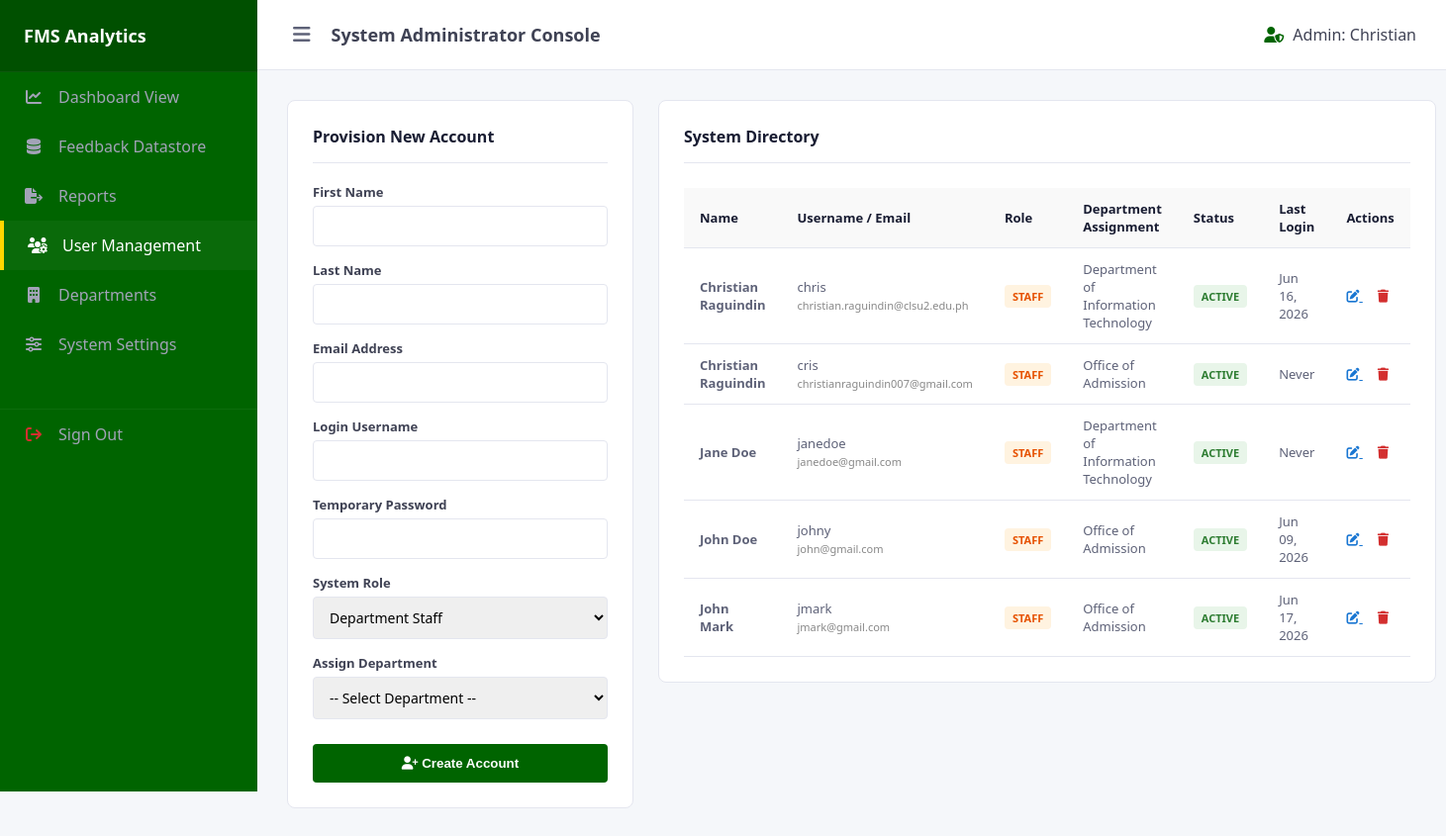
Screenshot of /FMS/public/admin/users.php (signed in) with the database file from the repository.
### tables this page shows
CREATE TABLE `account` (
  `user_id` int(11) NOT NULL,
  `firstname` varchar(100) NOT NULL,
  `lastname` varchar(100) NOT NULL,
  `username` varchar(100) NOT NULL,
  `pasword_hash` varchar(255) NOT NULL,
  `email` varchar(255) NOT NULL,
  `role` varchar(50) NOT NULL,
  `is_active` tinyint(1) DEFAULT 1,
  `last_login` datetime DEFAULT NULL,
  `department_id` int(11) DEFAULT NULL
);

CREATE TABLE `department` (
  `department_id` int(11) NOT NULL,
  `department_name` varchar(255) NOT NULL,
  `description` text DEFAULT NULL
);

### FMS/src/UserManager.php (called while the page is built, shortened)
<?php
class UserManager {
    private $db;
    public function __construct(PDO $databaseConnection) {
        $this->db = $databaseConnection;
    }
    public function getAllUsers($currentUserId) {
        $sql = "SELECT a.user_id, a.firstname, a.lastname, a.username, a.email, a.role, a.is_active, d.department_name, a.last_login
                FROM account a
                LEFT JOIN department d ON a.department_id = d.department_id
                WHERE a.user_id != :current_id
                ORDER BY a.role ASC, a.firstname ASC";
        $stmt = $this->db->prepare($sql);
        $stmt->execute([':current_id' => $currentUserId]);
        return $stmt->fetchAll(PDO::FETCH_ASSOC);
    }
}

### FMS/public/admin/users.php (the view, shortened to what this page needs)
<?php
$dbInstance = new Database();
$pdo = $dbInstance->connect();
$userManager = new UserManager($pdo);
$users = $userManager->getAllUsers($_SESSION['user_id']);
?>
<!DOCTYPE html>
<html lang="en">
<head>
    <link rel="stylesheet" href="https://cdnjs.cloudflare.com/ajax/libs/font-awesome/6.4.0/css/all.min.css">
</head>
<body>
<?php require_once __DIR__ . '/../../includes/admin_sidebar.php'; ?>
<div id="content-wrapper">
    <?php
        require_once __DIR__ . '/../../includes/admin_header.php';
    ?>
    <main class="workspace-padding">
        <div class="layout-grid">
            <div class="panel-card">
                <h2 class="panel-title">Provision New Account</h2>
                <form method="POST" action="">
                    <div class="form-group">
                        <label>First Name</label>
                        <input type="text" name="firstname" class="form-control" required>
                    </div>
                    <div class="form-group">
                        <label>Last Name</label>
                        <input type="text" name="lastname" class="form-control" required>
                    </div>
                    <div class="form-group">
                        <label>Email Address</label>
                        <input type="email" name="email" class="form-control" required>
                    </div>
                    <div class="form-group">
                        <label>Login Username</label>
                        <input type="text" name="username" class="form-control" required>
                    </div>
                    <div class="form-group">
                        <label>Temporary Password</label>
                        <input type="password" name="password" class="form-control" required>
                    </div>
                    <div class="form-group">
                        <label>System Role</label>
                        <select name="role" id="roleSelect" class="form-control" required>
                            <option value="staff">Department Staff</option>
                        </select>
                    </div>
                    <div class="form-group" id="deptGroup">
                        <label>Assign Department</label>
                        <select name="department_id" class="form-control">
                            <option value="">-- Select Department --</option>
                        </select>
                    </div>
                    <button type="submit" class="btn-submit"><i class="fa-solid fa-user-plus"></i> Create Account</button>
                </form>
            </div>
            <div class="panel-card" style="padding: 0;">
                <h2 class="panel-title" style="margin: 25px 25px 0 25px;">System Directory</h2>
                <div style="overflow-x: auto; padding: 25px;">
                    <table>
                        <thead>
                            <tr>
                                <th>Name</th>
                                <th>Username / Email</th>
                                <th>Role</th>
                                <th>Department Assignment</th>
                                <th>Status</th>
                                <th>Last Login</th>
                                <th>Actions</th>
                            </tr>
                        </thead>
                        <tbody>
                            <?php foreach ($users as $user): ?>
                            <tr>
                                <td><strong><?php echo htmlspecialchars($user['firstname'] . ' ' . $user['lastname']); ?></strong></td>
                                <td>
                                    <?php echo htmlspecialchars($user['username']); ?><br>
                                    <span style="font-size: 11px; color: #888;"><?php echo htmlspecialchars($user['email']); ?></span>
                                </td>
                                <td>
                                    <span class="badge <?php echo $user['role'] === 'admin' ? 'badge-admin' : 'badge-staff'; ?>">
                                        <?php echo htmlspecialchars($user['role']); ?>
                                    </span>
                                </td>
                                <td>
                                    <?php
                                        if ($user['role'] === 'admin') {
                                            echo '<span style="color: #aaa;">Global Access</span>';
                                        } else {
                                            echo htmlspecialchars($user['department_name'] ?? 'Unassigned');
                                        }
                                    ?>
                                </td>
                                <td>
                                    <?php if ($user['is_active']): ?>
                                        <span class="badge badge-active">Active</span>
                                    <?php else: ?>
                                        <span class="badge" style="background:#eee; color:#666;">Suspended</span>
                                    <?php endif; ?>
                                </td>
                                <td>
                                    <?php echo $user['last_login'] ? date('M d, Y', strtotime($user['last_login'])) : 'Never'; ?>
                                </td>
                                <td>
    <a href="edit_user.php?id=<?php echo $user['user_id']; ?>" style="color: #1976d2; margin-right: 15px;" title="Edit">
        <i class="fa-solid fa-edit"></i>
    </a>
    <a href="users.php?delete=<?php echo $user['user_id']; ?>"
       style="color: #d32f2f;"
       onclick="return confirm('Are you sure you want to delete this user?');"
       title="Delete">
       <i class="fa-solid fa-trash"></i>
    </a>
</td>
                            </tr>
                            <?php endforeach; ?>
                        </tbody>
                    </table>
                </div>
            </div>
        </div>
    </main>
</div>
</body>
</html>

### FMS/includes/admin_sidebar.php
<?php
$currentPage = basename($_SERVER['PHP_SELF']);
?>
<nav id="sidebar">
    <div class="sidebar-brand">FMS Analytics</div>
    <ul class="sidebar-menu">
        <li class="sidebar-item <?php echo $currentPage === 'dashboard.php' ? 'active' : ''; ?>">
            <a href="dashboard.php">
                <i class="fa-solid fa-chart-line sidebar-icon"></i>
                <span>Dashboard View</span>
            </a>
        </li>
        <li class="sidebar-item <?php echo $currentPage === 'feedback_dataStore.php' ? 'active' : ''; ?>">
            <a href="feedback_dataStore.php">
                <i class="fa-solid fa-database sidebar-icon"></i>
                <span>Feedback Datastore</span>
            </a>
        </li>
        <li class="sidebar-item <?php echo $currentPage === 'reports.php' ? 'active' : ''; ?>">
            <a href="reports.php">
                <i class="fa-solid fa-file-export sidebar-icon"></i>
                <span>Reports</span>
            </a>
        </li>
        <li class="sidebar-item <?php echo $currentPage === 'users.php' ? 'active' : ''; ?>">
            <a href="users.php">
                <i class="fa-solid fa-users-gear sidebar-icon"></i>
                <span>User Management</span>
            </a>
        </li>
        <li class="sidebar-item <?php echo $currentPage === 'departments.php' ? 'active' : ''; ?>">
            <a href="departments.php">
                <i class="fa-solid fa-building sidebar-icon"></i>
                <span>Departments</span>
            </a>
        </li>
        <li class="sidebar-item <?php echo $currentPage === 'settings.php' ? 'active' : ''; ?>">
            <a href="#">
                <i class="fa-solid fa-sliders sidebar-icon"></i>
                <span>System Settings</span>
            </a>
        </li>
        <li class="sidebar-item" style="margin-top: 40px; border-top: 1px solid rgba(255,255,255,0.05);">
            <a href="../logout.php">
                <i class="fa-solid fa-arrow-right-from-bracket sidebar-icon" style="color: #d32f2f;"></i>
                <span>Sign Out</span>
            </a>
        </li>
    </ul>
</nav>

### FMS/includes/admin_header.php (shortened to what this page needs)
<?php
$pageTitle = $pageTitle ?? 'System Administrator Console';
?>
<header class="top-navbar">
    <div style="display: flex; align-items: center; gap: 15px;">
        <button class="hamburger-trigger" id="menuToggle" style="background: none; border: none; font-size: 20px; cursor: pointer; color: #5e6278;">
            <i class="fa-solid fa-bars"></i>
        </button>
        <div style="font-weight: 600; font-size: 18px;">
            <?php echo htmlspecialchars($pageTitle); ?>
        </div>
    </div>
    <div style="font-weight: 500; color: #3f4254;">
        <i class="fa-solid fa-user-shield" style="color: var(--primary-green); margin-right: 5px;"></i>
        Admin: <?php echo htmlspecialchars($_SESSION['firstname'] ?? 'User'); ?>
    </div>
</header>

### FMS/public/admin/users.php (style rules this page uses)
:root { --sidebar-width: 260px; --primary-green: #006400; --accent-gold: #FFD700; --dark-surface: #1e1e2d; --light-bg: #f5f7fa; --border-color: #e4e6ef; }
body { margin: 0; font-family: 'Segoe UI', system-ui, sans-serif; background-color: var(--light-bg); color: #3f4254; display: flex; }
#sidebar { width: var(--sidebar-width); height: 100vh; background-color: var(--primary-green); color: #ffffff; position: fixed; top: 0; left: 0; z-index: 1000; transition: transform 0.3s ease; }
#content-wrapper { margin-left: var(--sidebar-width); width: calc(100% - var(--sidebar-width)); min-height: 100vh; display: flex; flex-direction: column; transition: margin-left 0.3s ease, width 0.3s ease; }
.sidebar-brand { padding: 24px; font-size: 18px; font-weight: 700; background: rgba(0,0,0,0.2); border-bottom: 1px solid rgba(255,255,255,0.05); }
.sidebar-menu { list-style: none; padding: 0; margin:0; }
.sidebar-item a { display: flex; align-items: center; padding: 14px 24px; color: #a2a3b7; text-decoration: none; transition: all 0.2s; white-space: nowrap; }
.sidebar-item a:hover, .sidebar-item.active a { color: #ffffff; background-color: rgba(255,255,255,0.04); border-left: 4px solid var(--accent-gold); }
.sidebar-icon { margin-right: 15px; width: 20px; text-align: center; }
#content-wrapper { margin-left: var(--sidebar-width); width: calc(100% - var(--sidebar-width)); min-height: 100vh; display: flex; flex-direction: column; }
.top-navbar { height: 70px; background-color: #ffffff; border-bottom: 1px solid var(--border-color); display: flex; align-items: center; padding: 0 30px; justify-content: space-between; }
.workspace-padding { padding: 30px; flex-grow: 1; }
.layout-grid { display: grid; grid-template-columns: 350px 1fr; gap: 25px; align-items: start; }
.panel-card { background: #ffffff; border-radius: 8px; border: 1px solid var(--border-color); padding: 25px; }
.panel-title { font-size: 16px; font-weight: 700; margin: 0 0 20px 0; border-bottom: 1px solid var(--border-color); padding-bottom: 15px; color: #181c32; }
.form-group { margin-bottom: 15px; }
.form-group label { display: block; font-size: 13px; font-weight: 600; margin-bottom: 5px; color: #3f4254; }
.form-control { width: 100%; padding: 10px 12px; border: 1px solid var(--border-color); border-radius: 4px; font-family: inherit; font-size: 14px; box-sizing: border-box; }
.btn-submit { background-color: var(--primary-green); color: white; border: none; padding: 12px; border-radius: 4px; font-weight: 600; cursor: pointer; width: 100%; margin-top: 10px; }
table { width: 100%; border-collapse: collapse; font-size: 13px; }
th { background-color: #f9f9f9; text-align: left; padding: 12px 16px; font-weight: 600; color: #181c32; border-bottom: 1px solid var(--border-color); }
td { padding: 12px 16px; border-bottom: 1px solid var(--border-color); color: #5e6278; }
.badge { padding: 4px 8px; border-radius: 4px; font-size: 11px; font-weight: 600; text-transform: uppercase; }
.badge-staff { background: #fff3e0; color: #e65100; }
.badge-active { background: #e8f5e9; color: #2e7d32; }

### rows the page displays
account: firstname+lastname "Christian Raguindin", username "chris", email "christian.raguindin@clsu2.edu.ph", role "STAFF", department.department_name "Department of Information Technology", is_active "ACTIVE", last_login "Jun 16, 2026"
account: firstname+lastname "Christian Raguindin", username "cris", email "christianraguindin007@gmail.com", role "STAFF", department.department_name "Office of Admission", is_active "ACTIVE", shows "Never"
account: firstname+lastname "Jane Doe", username "janedoe", email "janedoe@gmail.com", role "STAFF", department.department_name "Department of Information Technology", is_active "ACTIVE", shows "Never"
account: firstname+lastname "John Doe", username "johny", email "john@gmail.com", role "STAFF", department.department_name "Office of Admission", is_active "ACTIVE", last_login "Jun 09, 2026"
account: firstname+lastname "John Mark", username "jmark", email "jmark@gmail.com", role "STAFF", department.department_name "Office of Admission", is_active "ACTIVE", last_login "Jun 17, 2026"

### other values shown
$pageTitle "System Administrator Console"
$_SESSION['firstname'] "Christian"
